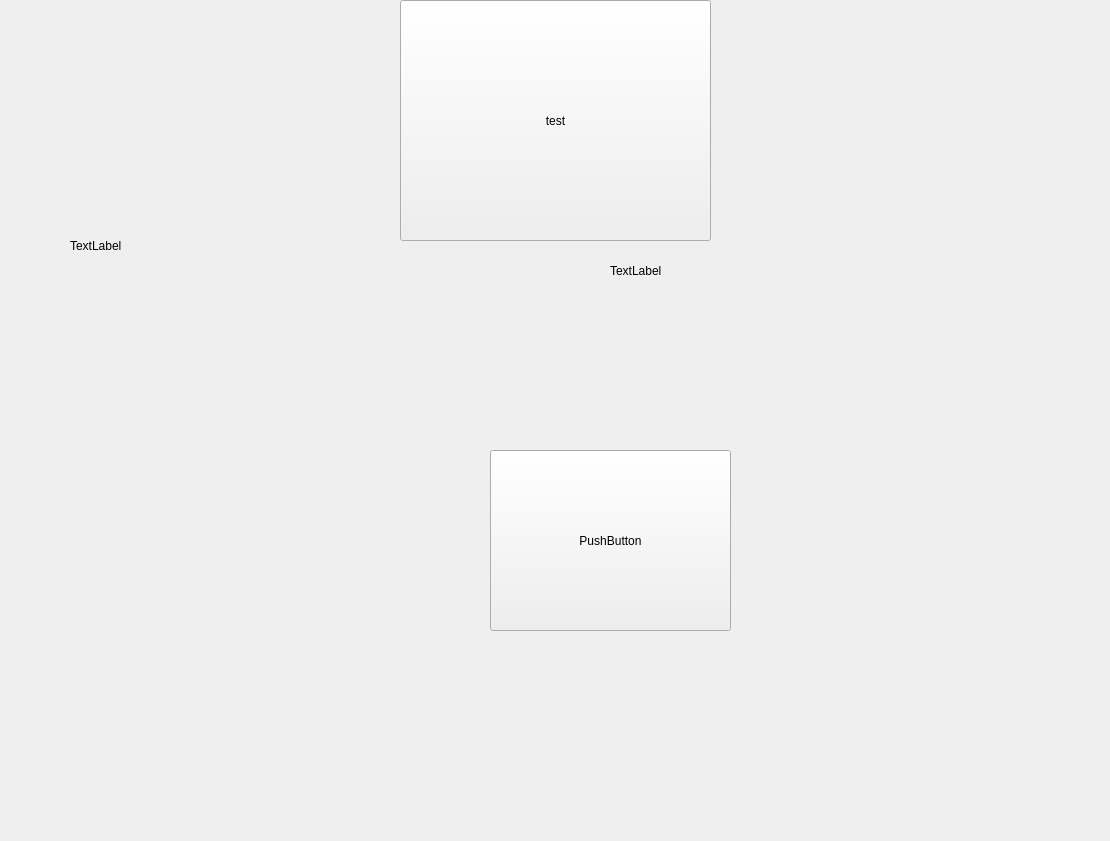
<?xml version="1.0" encoding="UTF-8"?>
<ui version="4.0">
 <class>Widget</class>
 <widget class="QWidget" name="Widget">
  <property name="geometry">
   <rect>
    <x>0</x>
    <y>0</y>
    <width>1110</width>
    <height>841</height>
   </rect>
  </property>
  <property name="windowTitle">
   <string>Widget</string>
  </property>
  <widget class="QLabel" name="label">
   <property name="geometry">
    <rect>
     <x>70</x>
     <y>60</y>
     <width>291</width>
     <height>371</height>
    </rect>
   </property>
   <property name="text">
    <string>TextLabel</string>
   </property>
  </widget>
  <widget class="QToolButton" name="toolButton">
   <property name="geometry">
    <rect>
     <x>400</x>
     <y>0</y>
     <width>311</width>
     <height>241</height>
    </rect>
   </property>
   <property name="text">
    <string>test</string>
   </property>
   <property name="icon">
    <iconset resource="src.qrc">
     <normaloff>:/github/v2-23458a2fc327f4edbf1dbf82b93d9d4a_1440w.png</normaloff>:/github/v2-23458a2fc327f4edbf1dbf82b93d9d4a_1440w.png</iconset>
   </property>
   <property name="iconSize">
    <size>
     <width>40</width>
     <height>40</height>
    </size>
   </property>
   <property name="toolButtonStyle">
    <enum>Qt::ToolButtonTextBesideIcon</enum>
   </property>
  </widget>
  <widget class="QLabel" name="labelGif">
   <property name="geometry">
    <rect>
     <x>610</x>
     <y>30</y>
     <width>441</width>
     <height>481</height>
    </rect>
   </property>
   <property name="text">
    <string>TextLabel</string>
   </property>
  </widget>
  <widget class="QPushButton" name="pushButton">
   <property name="geometry">
    <rect>
     <x>490</x>
     <y>450</y>
     <width>241</width>
     <height>181</height>
    </rect>
   </property>
   <property name="text">
    <string>PushButton</string>
   </property>
   <property name="icon">
    <iconset resource="src.qrc">
     <normaloff>:/github/a87cf8c87b2534ec71eebb4785fa68bf_1440w.webp</normaloff>:/github/a87cf8c87b2534ec71eebb4785fa68bf_1440w.webp</iconset>
   </property>
  </widget>
 </widget>
 <resources>
  <include location="src.qrc"/>
 </resources>
 <connections/>
</ui>
